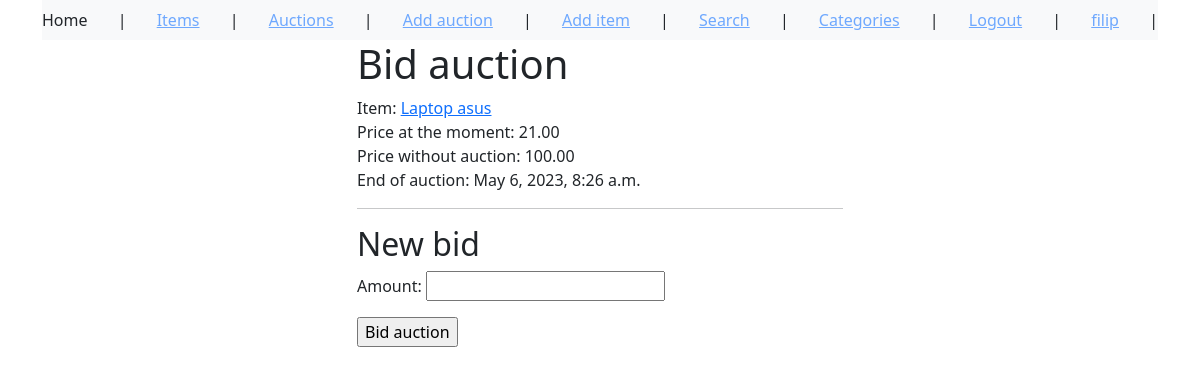
The app's page /bid-auction/1 (signed in) with its own data.
### auctions/models.py (models this page shows, shortened)
class Auction(models.Model):
    CHOICES = (
        ('available', 'available'),
        ('expired', 'expired'),
        ('sold', 'sold'),
    )
    name = models.CharField(max_length=255)
    item = models.ForeignKey(Item, on_delete=models.CASCADE)
    min_price = models.DecimalField(max_digits=10, decimal_places=2)
    buy_now_price = models.DecimalField(max_digits=10, decimal_places=2, null=True, blank=True)
    end_date = models.DateTimeField()
    seller = models.ForeignKey(User, on_delete=models.CASCADE, related_name='seller')
    buyer = models.ForeignKey(User, on_delete=models.CASCADE, blank=True, related_name='buyer', null=True)
    status = models.CharField(choices=CHOICES, default='available', max_length=64)

class Item(models.Model):
    name = models.CharField(max_length=64)
    description = models.TextField()
    image = models.ImageField(null=True,
                            blank=True,
                            upload_to='images/')
    category = models.ForeignKey(Category, on_delete=models.CASCADE)
    creator = models.ForeignKey(User, on_delete=models.CASCADE, null=True, blank=True)

### auctions/views.py (the view, shortened to what this page needs)
# urls.py: path('bid-auction/<int:pk>', auctions.BidAuction.as_view()),
class BidAuction(LoginRequiredMixin, View):
    form = BidForm()
    context = {}
    template_name = 'auctions/bid_form.html'
    def get(self, request, *args, **kwargs):
        pk = kwargs['pk']
        auction = Auction.objects.get(id=pk)
        self.context['auction'] = auction
        self.context['form'] = self.form
        return render(request, self.template_name, self.context)

### auctions/forms.py
class BidForm(forms.ModelForm):
    class Meta:
        model = Bid
        fields = ['amount']

### templates/auctions/bid_form.html (shortened to what this page needs)
{% extends 'auctions/base_template.html' %}
{% block content %}
<h1>Bid auction</h1>
Item: <a href="/items/{{ auction.item.id }}">{{ auction.item.name }}</a> <br>
Price at the moment: {{ auction.min_price }} <br>
{% if auction.buy_now_price %}
Price without auction: {{ auction.buy_now_price }} <br>
{% endif %}
End of auction: {{ auction.end_date }}<br>
<hr>
<h2>New bid</h2>
<form action="" method="POST">
  {{ form.as_p }}
  <input type="submit" value="Bid auction">
</form>
{% endblock %}

### templates/auctions/base_template.html (shortened to what this page needs)
<!DOCTYPE html>
<html lang="en">
<head>
    <link href="https://cdn.jsdelivr.net/npm/bootstrap@5.3.0-alpha3/dist/css/bootstrap.min.css" rel="stylesheet">
</head>
<body><div class="container">
    <nav class="navbar bg-light" data-bs-theme="dark">
        <a href="/home" class="nav-link active">Home</a> |
        <a href="/items">Items</a> |
        <a href="/auctions">Auctions</a> |
        <a href="/add-auction">Add auction</a> |
        <a href="/add-item">Add item</a> |
        <a href="/search">Search</a> |
        <a href="/categories">Categories</a> |
        {% if user.is_authenticated %}
            <a href="/logout">Logout</a> |
            <a href="/user/{{ user.username }}">{{ user.username }}</a> |
        {% else %}
            <a href="/accounts/login">Login</a> |
            <a href="/create-account">Create account</a> |
        {% endif %}
</nav>
</div>
<div id="content", name="content", class="main">
    <div class="row justify-content-center">
        <div class="col-5">
{% block content %}{% endblock %}
</div>
</div>
</div>
</body>
</html>

### records on screen
Auction: item.name "Laptop asus", min_price "21.00", buy_now_price "100.00", end_date "May 6, 2023, 8:26 a.m."

### other values on screen
{{ user.username }} "filip"
